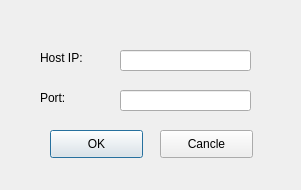
<?xml version="1.0" encoding="UTF-8"?>
<ui version="4.0">
 <class>NewDialog</class>
 <widget class="QDialog" name="NewDialog">
  <property name="geometry">
   <rect>
    <x>0</x>
    <y>0</y>
    <width>301</width>
    <height>190</height>
   </rect>
  </property>
  <property name="windowTitle">
   <string>Dialog</string>
  </property>
  <widget class="QPushButton" name="OK_pushButton">
   <property name="geometry">
    <rect>
     <x>50</x>
     <y>130</y>
     <width>93</width>
     <height>28</height>
    </rect>
   </property>
   <property name="text">
    <string>OK</string>
   </property>
  </widget>
  <widget class="QPushButton" name="cancle_pushButton">
   <property name="geometry">
    <rect>
     <x>160</x>
     <y>130</y>
     <width>93</width>
     <height>28</height>
    </rect>
   </property>
   <property name="text">
    <string>Cancle</string>
   </property>
  </widget>
  <widget class="QLabel" name="label">
   <property name="geometry">
    <rect>
     <x>40</x>
     <y>50</y>
     <width>91</width>
     <height>16</height>
    </rect>
   </property>
   <property name="text">
    <string>Host IP:</string>
   </property>
  </widget>
  <widget class="QLineEdit" name="lineEdit">
   <property name="geometry">
    <rect>
     <x>120</x>
     <y>50</y>
     <width>131</width>
     <height>21</height>
    </rect>
   </property>
  </widget>
  <widget class="QLabel" name="label_2">
   <property name="geometry">
    <rect>
     <x>40</x>
     <y>90</y>
     <width>72</width>
     <height>15</height>
    </rect>
   </property>
   <property name="text">
    <string>Port:</string>
   </property>
  </widget>
  <widget class="QLineEdit" name="lineEdit_2">
   <property name="geometry">
    <rect>
     <x>120</x>
     <y>90</y>
     <width>131</width>
     <height>21</height>
    </rect>
   </property>
  </widget>
 </widget>
 <resources/>
 <connections/>
</ui>
